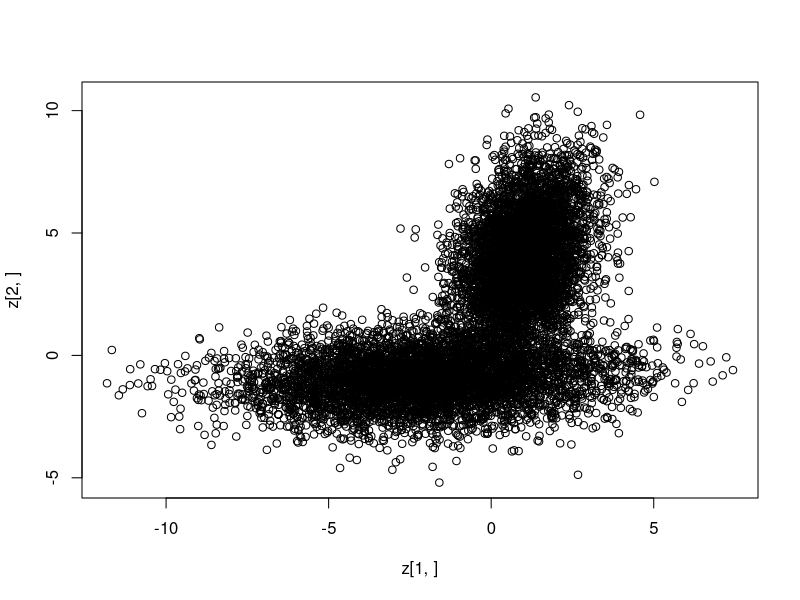

Reproduce this figure in R.
##### Gibbs Sampling for Problem 5 ###
sample5 = function(mu, sigma, x) {
  mean = mu[2]+sigma[2,1]*(1/sigma[1,1])*(x-mu[1]);
  sd = sigma[2,2]-sigma[2,1]*(1/sigma[1,1])*sigma[1,2];
  return(rnorm(1, mean, sd));
}

gibbs_sampling5 = function(n, mu, sigma, init_param) {
  x1 = rep(0, n);
  x2 = rep(0, n);
  x1[1] = init_param[1];
  x2[1] = init_param[2];
  
  mu2 = c(mu[2], mu[1]);
  sigma2 = matrix(c(sigma[2,2], sigma[2,1], sigma[1,2], sigma[1,1]), ncol = 2);
  
  for(i in 2:n) {
    x2[i] = sample5(mu, sigma, x1[i-1]);
    x1[i] = sample5(mu2, sigma2, x2[i]);
  }
  rlist = list(x1, x2);
  return(rlist);
}

simulate5 = function(n) {
  mu1 = c(1, 4);
  mu2 = c(-2, -1);
  sigma1 = matrix(c(1, 0.3, 0.3, 2), ncol = 2);
  sigma2 = matrix(c(3, 0.4, 0.4, 1), ncol = 2);
  
  Z = matrix(rep(0, 2*n), nrow = 2);
  ##### Each col in Z is a sample point #####
  
  X = gibbs_sampling5(4*n, mu1, sigma1, c(1, 1));
  Y = gibbs_sampling5(4*n, mu2, sigma2, c(-3, -3));
  
  x1 = X[[1]];
  x2 = X[[2]];
  y1 = Y[[1]];
  y2 = Y[[2]];

  ##### Take the last 1/4 of samples as a simulation ###
  for(i in 1:n) {
    u = runif(1);
    if(u > 0.5) {
      Z[1, i] = x1[i + 3*n];
      Z[2, i] = x2[i + 3*n];
    }
    else {
      Z[1, i] = y1[i + 3*n];
      Z[2, i] = y2[i + 3*n];
    }
  }
  return(Z);
}


n = 10000
z = simulate5(n)
plot(z[1, ], z[2, ])